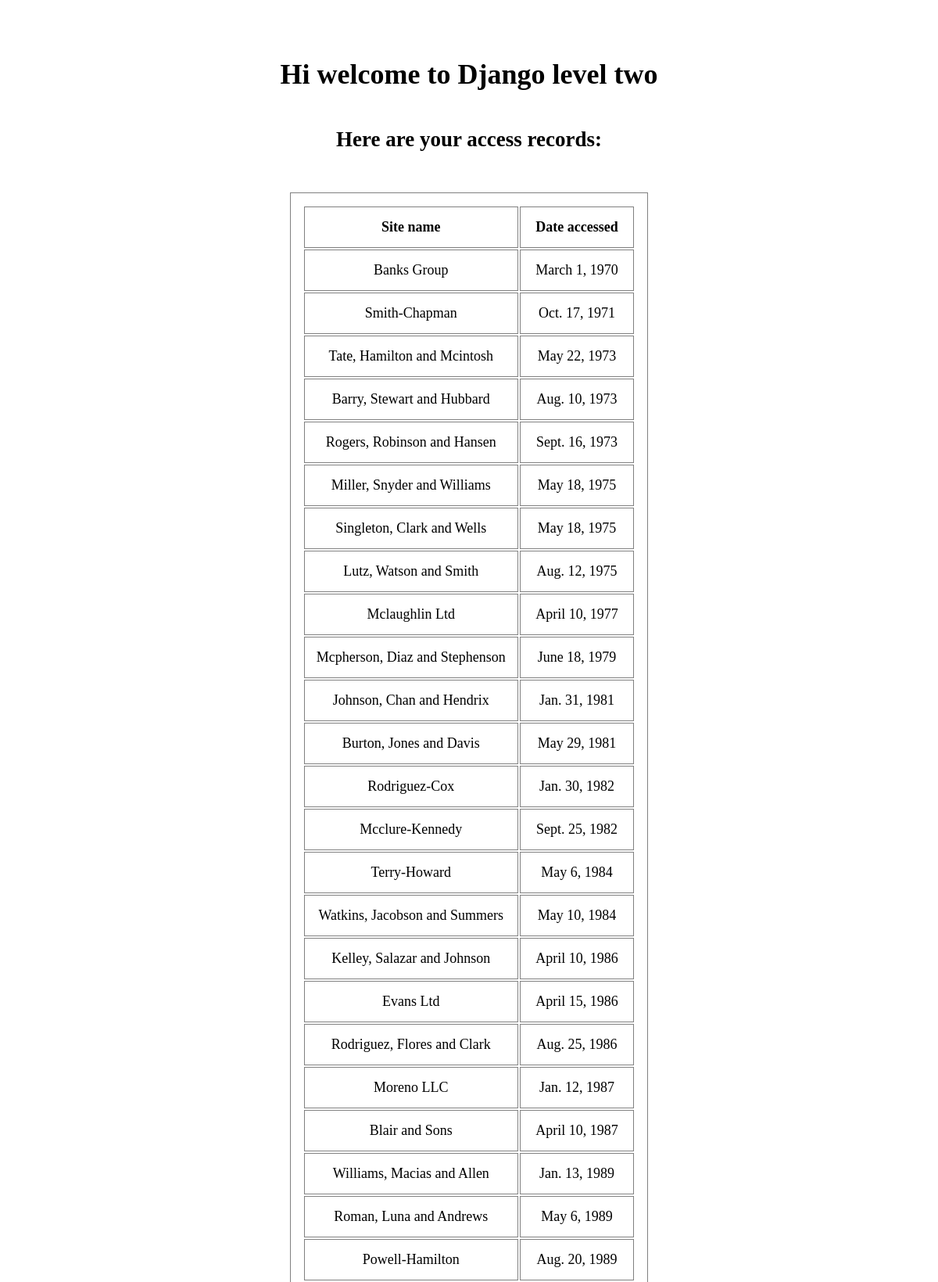
The page / (upper part) on the database its author committed.
### first_app/models.py (models this page shows, shortened)
class AccessRecord(models.Model):
    name = models.ForeignKey(WebPage, on_delete=models.CASCADE)
    date = models.DateField()

class WebPage(models.Model):
    topic = models.ForeignKey(Topic, on_delete=models.CASCADE)
    name = models.CharField(max_length=264, unique=True)
    url = models.URLField(unique=True)
    def __str__(self) -> str:
        return self.name

### first_app/views.py (the view)
# urls.py: url(r'^$', views.index),
def index(request):
    webpage_list = AccessRecord.objects.order_by('date')
    date_dict = {'access_records': webpage_list}
    my_dict = {'first_args': 'hello everybody here'}
    return render(request, 'first_app/index.html', date_dict)

### templates/first_app/index.html (shortened to what this page needs)
<!DOCTYPE html>
<html lang="en">
  {% load static %}
  <head>
    <link rel="stylesheet" href="{% static 'css/styles.css' %}" />
  </head>
  <body>
    <h1>Hi welcome to Django level two</h1>
    <h2>Here are your access records:</h2>
    <div class="django-two">
      {%if access_records%}
      <table>
        <thead>
          <th>Site name</th>
          <th>Date accessed</th>
        </thead>
        <tbody>
          {% for acs in access_records %}
          <tr>
            <td>{{acs.name}}</td>
            <td>{{acs.date}}</td>
          </tr>
          {% endfor %}
        </tbody>
      </table>
      {% else %}
      <p>No access records found</p>
      {% endif %}
    </div>
  </body>
</html>

### static/css/styles.css (style rules this page uses)
body { margin: 50px; text-align: center; font-size: large; align-items: center; display: flex; flex-direction: column; }
.django-two { padding: 30px; position: relative; margin: auto; display: block; }
.django-two > table, td, th { padding: 15px; border: 1px solid gray; table-layout: fixed; }

### rows shown on the page
AccessRecord: name "Banks Group", date "March 1, 1970"
AccessRecord: name "Smith-Chapman", date "Oct. 17, 1971"
AccessRecord: name "Tate, Hamilton and Mcintosh", date "May 22, 1973"
AccessRecord: name "Barry, Stewart and Hubbard", date "Aug. 10, 1973"
AccessRecord: name "Rogers, Robinson and Hansen", date "Sept. 16, 1973"
AccessRecord: name "Miller, Snyder and Williams", date "May 18, 1975"
AccessRecord: name "Singleton, Clark and Wells", date "May 18, 1975"
AccessRecord: name "Lutz, Watson and Smith", date "Aug. 12, 1975"
AccessRecord: name "Mclaughlin Ltd", date "April 10, 1977"
AccessRecord: name "Mcpherson, Diaz and Stephenson", date "June 18, 1979"
AccessRecord: name "Johnson, Chan and Hendrix", date "Jan. 31, 1981"
AccessRecord: name "Burton, Jones and Davis", date "May 29, 1981"
AccessRecord: name "Rodriguez-Cox", date "Jan. 30, 1982"
AccessRecord: name "Mcclure-Kennedy", date "Sept. 25, 1982"
AccessRecord: name "Terry-Howard", date "May 6, 1984"
AccessRecord: name "Watkins, Jacobson and Summers", date "May 10, 1984"
AccessRecord: name "Kelley, Salazar and Johnson", date "April 10, 1986"
AccessRecord: name "Evans Ltd", date "April 15, 1986"
AccessRecord: name "Rodriguez, Flores and Clark", date "Aug. 25, 1986"
AccessRecord: name "Moreno LLC", date "Jan. 12, 1987"
AccessRecord: name "Blair and Sons", date "April 10, 1987"
AccessRecord: name "Williams, Macias and Allen", date "Jan. 13, 1989"
AccessRecord: name "Roman, Luna and Andrews", date "May 6, 1989"
AccessRecord: name "Powell-Hamilton", date "Aug. 20, 1989"
